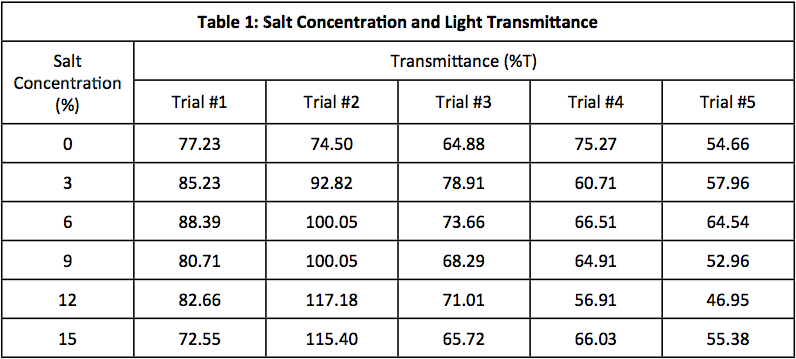
#> input picture Notebook files/inputfile/data_table_example1.png, 796 x 359 px
$ jupyter execute --allow-errors Final_Img_csv.ipynb   (older library calls are emulated)
#> lines starting #> are read from the running program, lines starting #| are printed output that depends on the picture; after the words box and inside, x2 and y2 are one past the last pixel; in counts of white or black regions, pixels touching at a corner belong together
[cell 1]
#importing OpenCV (cv2) and pytesseract (Install tesseract-OCR before it)
import cv2
import pytesseract

[cell 2]
list1 = []
grid1 = []
line = []

[cell 3]
img = cv2.imread('inputfile/data_table_example1.png')
#> img is the input picture: shape (359, 796, 3); mean B, G, R 231.8, 231.7, 231.8
im = img.copy()

imgray = cv2.cvtColor(im,cv2.COLOR_BGR2GRAY)
ret1,thresh1 = cv2.threshold(imgray,120,255,cv2.THRESH_BINARY)
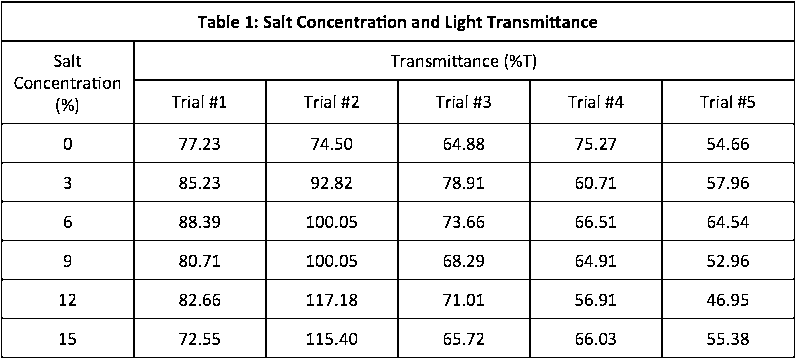
#> thresh1: shape (359, 796); 91.9% white; black in thin lines or dots
ret2,thresh2 = cv2.threshold(imgray,120,255,cv2.THRESH_BINARY | cv2.THRESH_OTSU)
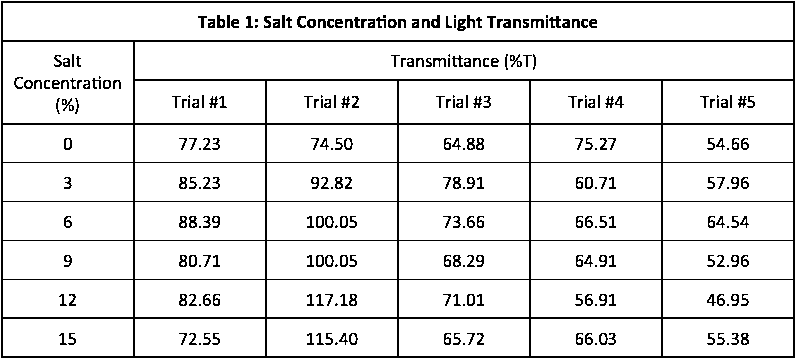
#> thresh2: shape (359, 796); 90.4% white; black in thin lines or dots
#> ret2 = 147

[cell 4]
# imgray

[cell 5]
# edge = cv2.Canny(imgray, 100, 200)

[cell 6]
cv2.imshow('Input Image',img)
cv2.imshow('Gray Image',imgray)

# cv2.imshow('Canny Image',edge)

cv2.imshow('Output Image1',thresh1)
cv2.imshow('Output Image2',thresh2)

cv2.waitKey(0)
cv2.destroyAllWindows()

[cell 7]
image1, contours1, hierarchy1 = cv2.findContours(thresh2,cv2.RETR_TREE,cv2.CHAIN_APPROX_SIMPLE)
#> contours1 = 450 contours, 143 with area under 20; largest, box (x1, y1, x2, y2) and area: (0, 0, 796, 359) 284610, (0, 0, 796, 359) 284608, (3, 3, 793, 40) 28404, (135, 42, 793, 79) 23652, (3, 42, 133, 123) 10320

[cell 8]
# contours1[0]
# cv2.arcLength(contours1[0],True)

[cell 9]
len(contours1)
#> Out = 450

[cell 10]
# cv2.boundingRect(contours1[2])
# # cv2.rectangle(img,(x,y),(x+w,y+h),(0,255,0),2)

[cell 11]
# for i in range(len(contours1)):
#     perimeter=cv2.arcLength(contours1[i],True)
#     print(perimeter)

[cell 12]
# [5 lines of commented-out code are left out]

[cell 13]
for i in range(len(contours1)):
    perimeter=cv2.arcLength(contours1[i],True)
    if perimeter > 250 and perimeter < 2000:    #th1 = 100
#         cv2.drawContours(im, contours1, i, (0,255,0), 2)
        cv2.polylines(im,[contours1[i]],True,(0,255,0))
#         print(contours1[i])
        list1.append(i)
#> this loop made 450 passes
#> perimeter on passes 1 to 3: 2306, 2303.7, 330
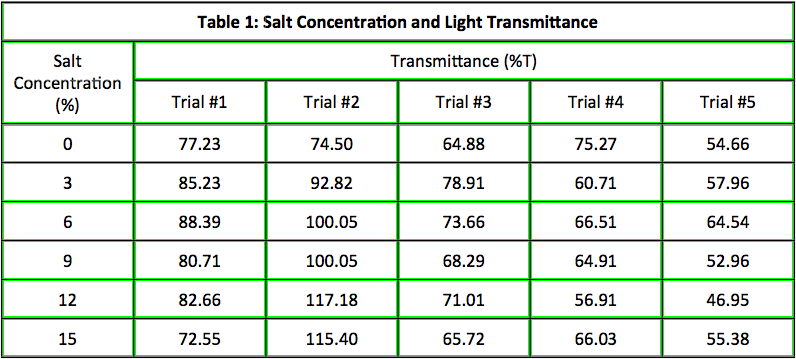
#> im: shape (359, 796, 3); 5.97% of pixels changed, all inside (x1, y1, x2, y2) = (3, 3, 793, 356)
#> after the loop, list1 = 44 values from 2 to 387

[cell 14]
cv2.imshow('Input Image',img)
cv2.imshow('Output Image',im)

cv2.waitKey(0)
cv2.destroyAllWindows()

[cell 15]
inv_list1 = list1[::-1]
#> inv_list1 = 44 values, max 387 at index 0, min 2 at index 43, mean 170.6

[cell 16]
len(inv_list1)
#> Out = 44

[cell 17]
# cv2.boundingRect(contours1[156])

[cell 18]
# img.shape[0]

[cell 19]
# [9 lines of commented-out code are left out]

#> (a cell that did not finish here is left out)

[cell 21]
print(grid1)

[cell 22]
# grid1 = []

[cell 23]
cv2.imshow('Original Image',img)
cv2.imshow('Gray Image',imgray)
cv2.imshow('Output Image', im)
cv2.imshow('Image_1', image1)

# cv2.imshow('Cropped Image',cropped)
cv2.imshow('Resized Image',res)

cv2.waitKey(0)
cv2.destroyAllWindows()

#### In below method I'm converting data-array to CSV file

[cell 24]
import csv
with open("data.csv", "a", newline='') as csvfile:
    writer = csv.writer(csvfile)
    writer.writerows(grid1)

#### In below method I'm converting data-array to .xlsx file

[cell 25]
# import xlsxwriter module
import xlsxwriter

workbook = xlsxwriter.Workbook('Example3.xlsx')

# By default worksheet names in the spreadsheet will be
# Sheet1, Sheet2 etc., but we can also specify a name.
worksheet = workbook.add_worksheet("My sheet")

# Start from the first cell.
# Rows are zero indexed.
row = 0

# Iterate over the data and write it out row by row.
for rows in (grid1):
    col = 0
    for item in rows:
        worksheet.write(row, col, item)
        col += 1
    row += 1
